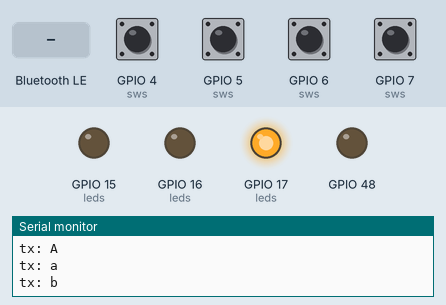
This program was run on a simulated ESP32-S3. Parts: output pins drawn as LEDs (lit = HIGH), the last lines printed to the serial monitor. The inputs (shaded band) are chosen by the test bench; at power-on: GPIO 4 (sws), GPIO 5 (sws), GPIO 6 (sws), GPIO 7 (sws) HIGH. Nothing arrives over Bluetooth unless stated; a phone connects over Bluetooth LE 3 s after start.

Above: at 1.2 s.
1.3 s: Bluetooth LE write "led_0" received
At 4.0 s:
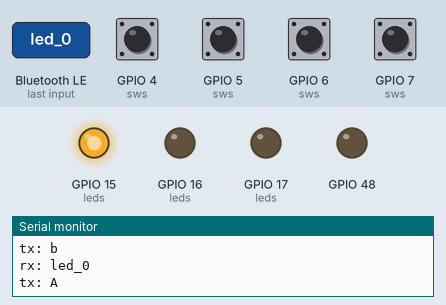
4.3 s: GPIO 4 (sws) pulled LOW for 0.15 s
At 5.6 s:
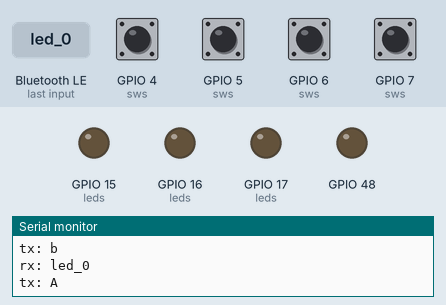
6.0 s: GPIO 5 (sws) pulled LOW for 0.15 s
At 7.5 s:
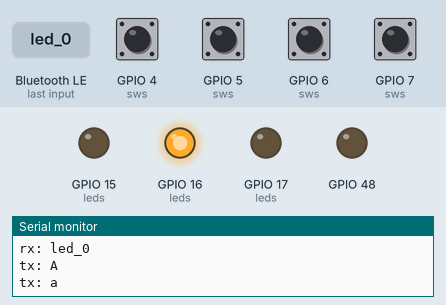
7.8 s: GPIO 6 (sws) pulled LOW for 0.15 s
At 8.02 s:
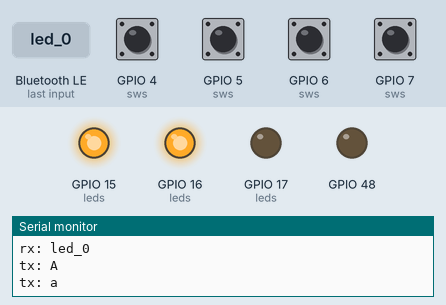
9.5 s: GPIO 6 (sws) pulled LOW for 1 s
At 11.1 s:
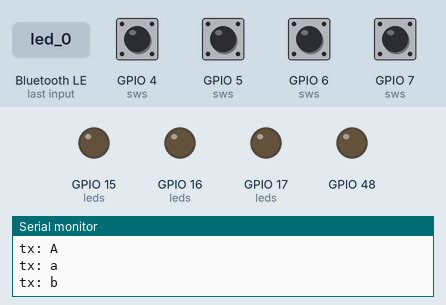
Timing chart, 0 to 12.6 s (numbered marks = the images above; inputs shaded):
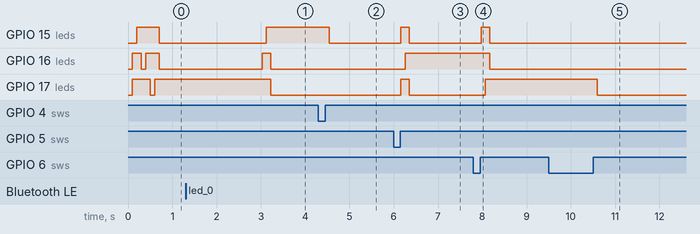

Measured:
- after the input at 1.3 s, GPIO 15 (leds): LOW → HIGH after 1.8 s; GPIO 16 (leds): LOW → HIGH after 1.7 s, → LOW 0.20 s later; GPIO 17 (leds): HIGH → LOW after 1.9 s
- after the input at 4.3 s, GPIO 15 (leds): HIGH → LOW after 0.24 s
- after the input at 6.0 s, GPIO 15 (leds), GPIO 17 (leds): LOW → HIGH after 0.16 s, → LOW 0.20 s later; GPIO 16 (leds): LOW → HIGH after 0.26 s
- after the input at 7.8 s, GPIO 15 (leds): LOW → HIGH after 0.17 s, → LOW 0.20 s later; GPIO 16 (leds): HIGH → LOW after 0.37 s; GPIO 17 (leds): LOW → HIGH after 0.27 s
- after the input at 9.5 s, GPIO 17 (leds): HIGH → LOW after 1.1 s

The program:

main.cpp
```cpp
/**********************************************************************
  Filename    : BLE_USART
  Description : Esp32 communicates with the phone by BLE and sends incoming data via a serial port
  Auther      : www.freenove.com
  Modification: 2024/07/01
**********************************************************************/
#include "BLEDevice.h"
#include "BLEServer.h"
#include "BLEUtils.h"
#include "BLE2902.h"
#include <Arduino.h>

#include "ESP_LED.h"
#include "ESP_BLE.h"

BLECharacteristic *pCharacteristic;
bool deviceConnected = false;
uint8_t txValue = 0;
long lastMsg = 0;
std::string rxload = "Paired!\n";

#define SERVICE_UUID "64ae0001-98e7-437c-a13c-c210c902d82a"
#define CHARACTERISTIC_UUID_RX "64ae0002-98e7-437c-a13c-c210c902d82a"
#define CHARACTERISTIC_UUID_TX "64ae0003-98e7-437c-a13c-c210c902d82a"

void proc_BT();

class MyServerCallbacks : public BLEServerCallbacks
{
  void onConnect(BLEServer *pServer)
  {
    deviceConnected = true;
  };
  void onDisconnect(BLEServer *pServer)
  {
    deviceConnected = false;
    Serial.println("Device disconnected");
    // TODO: Link this to the black push button to enter 'pairing' mode
    // pServer->getAdvertising()->start(); //Reopen the pServer and wait for the connection.
  }
};

class MyCallbacks : public BLECharacteristicCallbacks
{
  void onWrite(BLECharacteristic *pCharacteristic)
  {
    std::string rxValue = pCharacteristic->getValue();
    if (rxValue.length() > 0)
    {
      rxload = "";
      for (int i = 0; i < rxValue.length(); i++)
      {
        rxload += (char)rxValue[i];
      }
    }
  }
};

void setupBLE(std::string BLEName)
{
  const char *ble_name = BLEName.c_str();
  BLEDevice::init(ble_name);
  BLEServer *pServer = BLEDevice::createServer();
  pServer->setCallbacks(new MyServerCallbacks());
  BLEService *pService = pServer->createService(SERVICE_UUID);
  pCharacteristic = pService->createCharacteristic(CHARACTERISTIC_UUID_TX, BLECharacteristic::PROPERTY_NOTIFY);
  pCharacteristic->addDescriptor(new BLE2902());
  BLECharacteristic *pCharacteristic = pService->createCharacteristic(CHARACTERISTIC_UUID_RX, BLECharacteristic::PROPERTY_WRITE);
  pCharacteristic->setCallbacks(new MyCallbacks());
  pService->start();
  pServer->getAdvertising()->start();
  Serial.println("Waiting a client connection to notify...");
}

void setup()
{
  Serial.begin(115200);
  setupBLE("ESP32_S3_BLE_Test");

  setup_LED();
  Serial.println("\nThe BLE device started, now it is ready for pairing.");
}

void loop()
{
  long now = millis();
  if (now - lastMsg > 100)
  {
    // Get the switch states
    proc_LED();

    proc_BT();

    if (Serial.available() > 0)
    {
      String str = Serial.readString();
      const char *newValue = str.c_str();
      pCharacteristic->setValue(newValue);
      pCharacteristic->notify();
    }
    lastMsg = now;
  }
}

void proc_BT()
{
  if (deviceConnected && rxload.length() > 0)
  {
    char tempStr[rxload.length() + 1];

    for (int i = 0; i < rxload.length(); i++)
    {
      tempStr[i] = (char)rxload[i];
    }

    tempStr[rxload.length()] = '\0';
    Serial.printf("rx: %s\n", tempStr);

    // TODO: Add some checks for turning the LED on or off
    if (!strncmp(tempStr, "led_0", 5))
    {
      // Toggle LED0
      ledTask(0);
    }
    else if (!strncmp(tempStr, "led_1", 5))
    {
      // Toggle LED1
      ledTask(1);
    }
    else if (!strncmp(tempStr, "led_2", 5))
    {
      // Toggle LED2
      ledTask(2);
    }
    else
    {
      // Error state blink
    }

    rxload = "";
  }
}

void tx_BT(String str) {
      const char *newValue=str.c_str();
      Serial.printf("tx: %s\n", newValue);
      pCharacteristic->setValue(newValue);
      pCharacteristic->notify();
}
```

ESP_BLE.h
```cpp
#ifndef ESP_BLE_h
#define ESP_BLE_h

// BLE function declarations
/**
 * Transmit a string over BLE and send a notify.
 * NOTE: notify() only sends up the first 20 bytes and the rest is discarded I think?
 */
void tx_BT(String str);

#endif
```

ESP_LED.cpp
```cpp
#include <Arduino.h>
#include "ESP_LED.h"
#include "ESP_BLE.h"

// variable declarations
int ledState[NUM_LEDS];
int leds[NUM_LEDS] = {LED0, LED1, LED2};
int swStatePrev[NUM_SWS];
int swState[NUM_SWS];
int sws[] = {SW0, SW1, SW2, SW3};

String chars[] = {"A", "a", "b"};

void setup_LED()
{
  // initialize digital pin LED_BUILTIN as an output.
  pinMode(LED_BUILTIN, OUTPUT);

  for (int i = 0; i < NUM_LEDS; i++)
  {
    pinMode(leds[i], OUTPUT);
    digitalWrite(leds[i], LOW);
    ledState[i] = LOW;
  }

  for (int i = 0; i < NUM_SWS; i++)
  {
    pinMode(sws[i], INPUT);
    swState[i] = digitalRead(sws[i]);
    swStatePrev[i] = LOW;
  }
}

void proc_LED()
{
  // Read all the switches first
  for (int i = 0; i < NUM_SWS; i++)
  {
    swState[i] = digitalRead(sws[i]);
  }

  // process the switch states
  for (int i = 0; i < NUM_SWS; i++)
  {
    if (swStatePrev[i] != swState[i] && swState[i] == 1)
    {
      ledTask(i);
    }

    swStatePrev[i] = swState[i];
  }
}

void ledTask(int ledNum)
{
  if (ledNum >= NUM_LEDS)
  {
    return;
  }

  if (ledState[ledNum] == LOW)
  {
    for (int i = 0; i < NUM_LEDS; i++)
    {
      if (i != ledNum)
      {
        setLED(i, HIGH);
      }
    }

    delay(100);

    // Tansmit a charcter for this LED-SW combo.
    tx_BT(chars[ledNum]);
    // The LED lights up as a visual indicator that the TX has been sent over BLE.
    setLED(ledNum, HIGH);

    delay(100);

    for (int i = 0; i < NUM_LEDS; i++)
    {
      if (i != ledNum)
      {
        setLED(i, LOW);
      }
    }
  }
  else
  {
    setLED(ledNum, LOW);
  }
}

void setLED(int ledNum, int setLed)
{
  if (ledNum >= NUM_LEDS)
  {
    return;
  }

  digitalWrite(leds[ledNum], setLed);
  ledState[ledNum] = setLed;
}
```

ESP_LED.h
```cpp
#ifndef ESP_LED_h
#define ESP_LED_h

// LED constants
#define NUM_LEDS 3
#define LED0 15
#define LED1 16
#define LED2 17
#define NUM_SWS 4
#define SW0 4
#define SW1 5
#define SW2 6
#define SW3 7

// LED function declarations
void ledTask(int);
void setLED(int, int);
void setup_LED();
void proc_LED();

#endif
```
